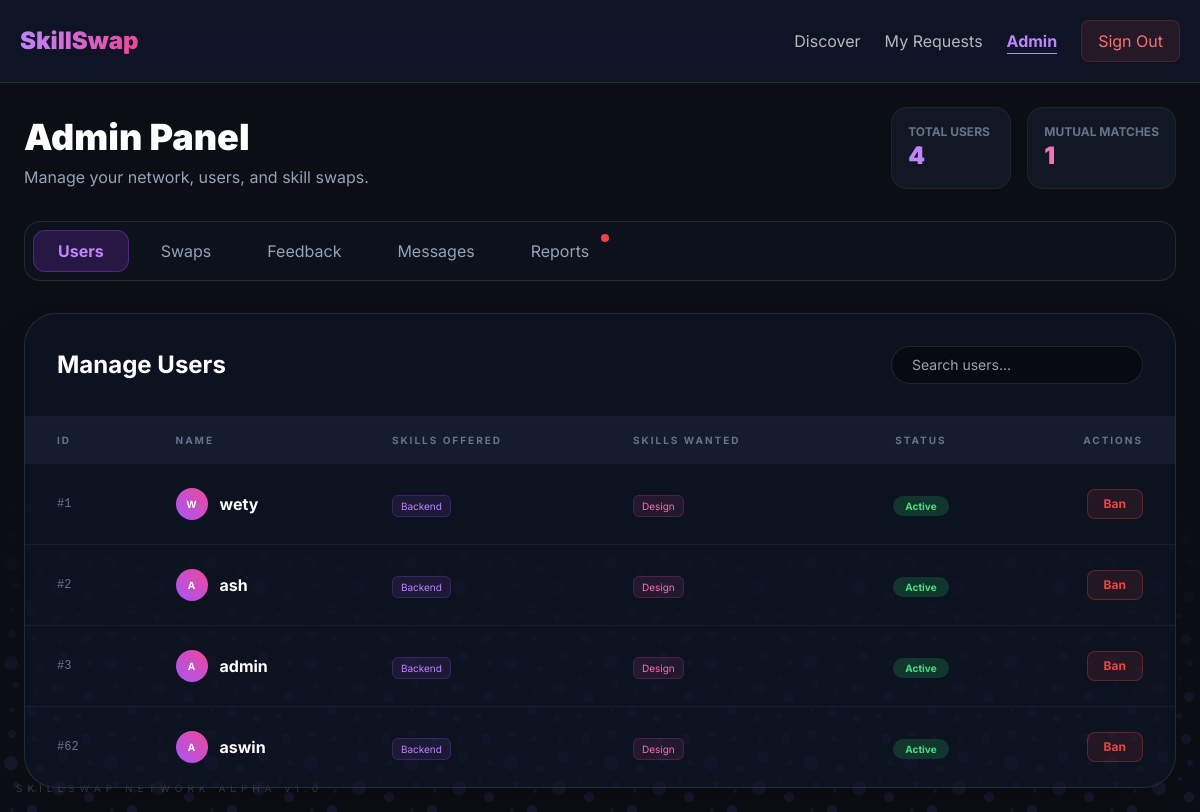
The app's page /admin_dashboard (signed in), older data.
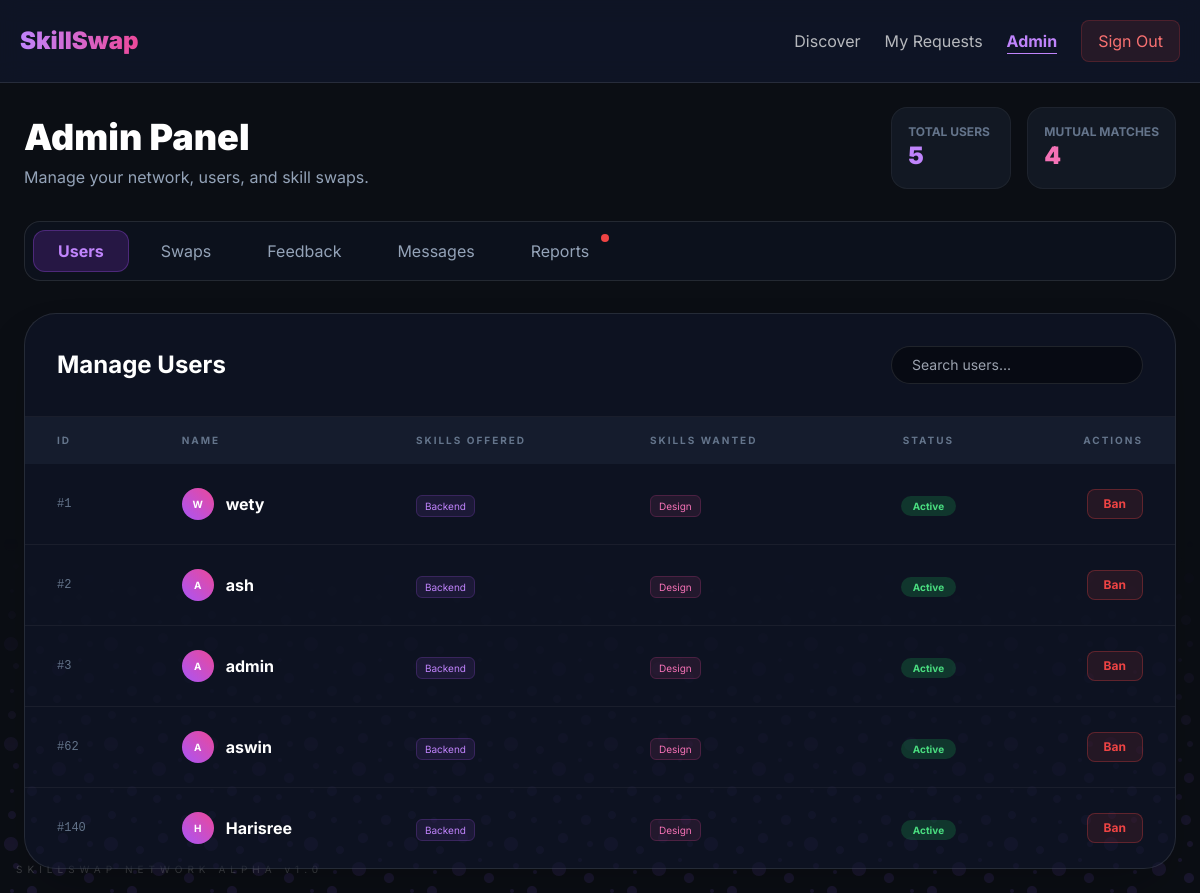
The same page, newer data.
### tables this page shows
CREATE TABLE users (
            id INTEGER PRIMARY KEY AUTOINCREMENT,
            username TEXT UNIQUE,
            password TEXT,
            role TEXT DEFAULT 'user'
        );

### app.py (the view)
@app.route("/admin_dashboard")
def admin_dashboard():
    if session.get("role") != "admin":
        flash("Access Denied: Only Admins can enter here.")
        return redirect(url_for("home"))
    conn = get_db()
    users = conn.execute("SELECT * FROM users").fetchall()
    total_users = conn.execute("SELECT COUNT(*) FROM users").fetchone()[0]
    total_matches = conn.execute("SELECT COUNT(*) FROM requests WHERE status='Accepted' AND skill LIKE 'Match:%'").fetchone()[0]
    conn.close()
    return render_template("admin_dashboard.html", users=users, total_users=total_users, total_matches=total_matches)

### app.py (called while the page is built)
def get_db():
    conn = sqlite3.connect("database.db")
    conn.row_factory = sqlite3.Row
    return conn

### templates/admin_dashboard.html
{% extends "base.html" %}
{% block content %}
<div class="w-full max-w-7xl mx-auto p-6 space-y-8 animate__animated animate__fadeIn">
    <div class="flex justify-between items-end">
        <div>
            <h1 class="text-4xl font-black text-white mb-2">Admin Panel</h1>
            <p class="text-slate-400">Manage your network, users, and skill swaps.</p>
        </div>
        <div class="flex gap-4">
            <div class="bg-slate-800/40 backdrop-blur-md border border-white/5 p-4 rounded-2xl min-w-[120px]">
                <span class="block text-xs text-slate-500 uppercase font-bold">Total Users</span>
                <span class="text-2xl font-black text-purple-400">{{ total_users }}</span>
            </div>
            <div class="bg-slate-800/40 backdrop-blur-md border border-white/5 p-4 rounded-2xl min-w-[120px]">
                <span class="block text-xs text-slate-500 uppercase font-bold">Mutual Matches</span>
                <span class="text-2xl font-black text-pink-400">{{ total_matches }}</span>
            </div>
        </div>
    </div>
    <div class="bg-slate-900/40 backdrop-blur-xl border border-white/10 p-2 rounded-2xl flex gap-2 overflow-x-auto">
        <button class="px-6 py-2 rounded-xl bg-purple-600/20 text-purple-400 border border-purple-500/30 font-bold">Users</button>
        <button class="px-6 py-2 rounded-xl text-slate-400 hover:bg-white/5 transition">Swaps</button>
        <button class="px-6 py-2 rounded-xl text-slate-400 hover:bg-white/5 transition">Feedback</button>
        <button class="px-6 py-2 rounded-xl text-slate-400 hover:bg-white/5 transition">Messages</button>
        <button class="px-6 py-2 rounded-xl text-slate-400 hover:bg-white/5 transition relative">
            Reports
            <span class="absolute top-1 right-1 w-2 h-2 bg-red-500 rounded-full"></span>
        </button>
    </div>
    <div class="bg-slate-900/60 backdrop-blur-2xl border border-white/10 rounded-[32px] overflow-hidden shadow-2xl">
        <div class="p-8 border-b border-white/5 flex justify-between items-center">
            <h2 class="text-2xl font-bold text-white">Manage Users</h2>
            <div class="relative">
                <input type="text" placeholder="Search users..." class="bg-black/40 border border-white/10 rounded-full px-5 py-2 text-sm focus:outline-none focus:border-purple-500">
            </div>
        </div>
        <div class="overflow-x-auto">
            <table class="w-full text-left border-collapse">
                <thead>
                    <tr class="bg-slate-800/50 text-slate-500 text-[10px] uppercase tracking-[2px] font-black">
                        <th class="px-8 py-4">ID</th>
                        <th class="px-8 py-4">Name</th>
                        <th class="px-8 py-4">Skills Offered</th>
                        <th class="px-8 py-4">Skills Wanted</th>
                        <th class="px-8 py-4 text-center">Status</th>
                        <th class="px-8 py-4 text-right">Actions</th>
                    </tr>
                </thead>
                <tbody class="divide-y divide-white/5">
                    {% for user in users %}
                    <tr class="group hover:bg-white/[0.02] transition">
                        <td class="px-8 py-6 text-slate-500 font-mono text-xs">#{{ user['id'] }}</td>
                        <td class="px-8 py-6">
                            <div class="flex items-center gap-3">
                                <div class="w-8 h-8 rounded-full bg-gradient-to-tr from-purple-500 to-pink-500 flex items-center justify-center text-[10px] font-bold">
                                    {{ user['username'][0].upper() }}
                                </div>
                                <span class="font-bold text-white">{{ user['username'] }}</span>
                            </div>
                        </td>
                        <td class="px-8 py-6 text-slate-300">
                            <span class="bg-purple-500/10 text-purple-400 text-[10px] px-2 py-1 rounded-md border border-purple-500/20">Backend</span>
                        </td>
                        <td class="px-8 py-6 text-slate-300">
                            <span class="bg-pink-500/10 text-pink-400 text-[10px] px-2 py-1 rounded-md border border-pink-500/20">Design</span>
                        </td>
                        <td class="px-8 py-6 text-center">
                            <span class="bg-green-500/20 text-green-400 text-[10px] px-3 py-1 rounded-full font-bold">Active</span>
                        </td>
                        <td class="px-8 py-6 text-right">
                            <button class="bg-red-500/10 text-red-500 px-4 py-1.5 rounded-lg border border-red-500/30 text-xs font-bold hover:bg-red-500 hover:text-white transition">
                                Ban
                            </button>
                        </td>
                    </tr>
                    {% endfor %}
                </tbody>
            </table>
        </div>
    </div>
</div>
{% endblock %}

### templates/base.html (shortened to what this page needs)
<!DOCTYPE html>
<html lang="en">
<head>
    <script src="https://cdn.tailwindcss.com"></script>
    <link rel="stylesheet" href="https://cdnjs.cloudflare.com/ajax/libs/animate.css/4.1.1/animate.min.css"/>
</head>
<body>
    <nav class="p-5 flex justify-between items-center border-b border-white/10 sticky top-0">
        <a href="/" class="text-2xl font-black bg-gradient-to-r from-purple-400 to-pink-500 bg-clip-text text-transparent">
        </a>
        <div class="flex items-center gap-6">
            {% if session.get('user_id') %}
                <a href="/dashboard" class="text-white/70 hover:text-white transition">Discover</a>
                <a href="/matches" class="text-white/70 hover:text-white transition">My Requests</a>
                {% if session.get('role') == 'admin' %}
                    <a href="/admin_dashboard" class="text-purple-400 font-bold border-b border-purple-400">Admin</a>
                {% endif %}
                <a href="/logout" class="bg-red-500/10 text-red-400 px-4 py-2 rounded-lg border border-red-500/20 hover:bg-red-500 hover:text-white transition">Sign Out</a>
            {% else %}
                <a href="/login" class="text-white/70 hover:text-white">Login</a>
                <a href="/register" class="bg-purple-600 hover:bg-purple-500 px-5 py-2 rounded-xl font-bold transition shadow-lg shadow-purple-500/20">Join</a>
            {% endif %}
        </div>
    </nav>
    <div class="card-zone">
        {% block content %}{% endblock %}
    </div>
    <div class="network-bg"></div>
    <div class="fixed bottom-4 left-4 opacity-20 text-[10px] tracking-[5px]">SKILLSWAP NETWORK ALPHA v1.0</div>
</body>
</html>

### templates/base.html (style rules this page uses)
body { background: #0b0e14; color: white; font-family: 'Inter', sans-serif; overflow-x: hidden; min-height: 100vh; display: flex; flex-direction: column; }
.network-bg { position: fixed; bottom: 0; left: 0; width: 100%; height: 45vh; z-index: -1; mask-image: linear-gradient(to top, rgba(0,0,0,1), rgba(0,0,0,0)); pointer-events: none; }
.card-zone { flex-grow: 1; display: flex; align-items: center; justify-content: center; z-index: 10; }
nav { background: rgba(15, 23, 42, 0.8); backdrop-filter: blur(12px); z-index: 100; }

Row changes from the older to the newer data that the page shows:
added users: id "140", username "H", username "Harisree"
Text that changed along with them:
{{ total_users }}: "4" → "5"
{{ total_matches }}: "1" → "4"
